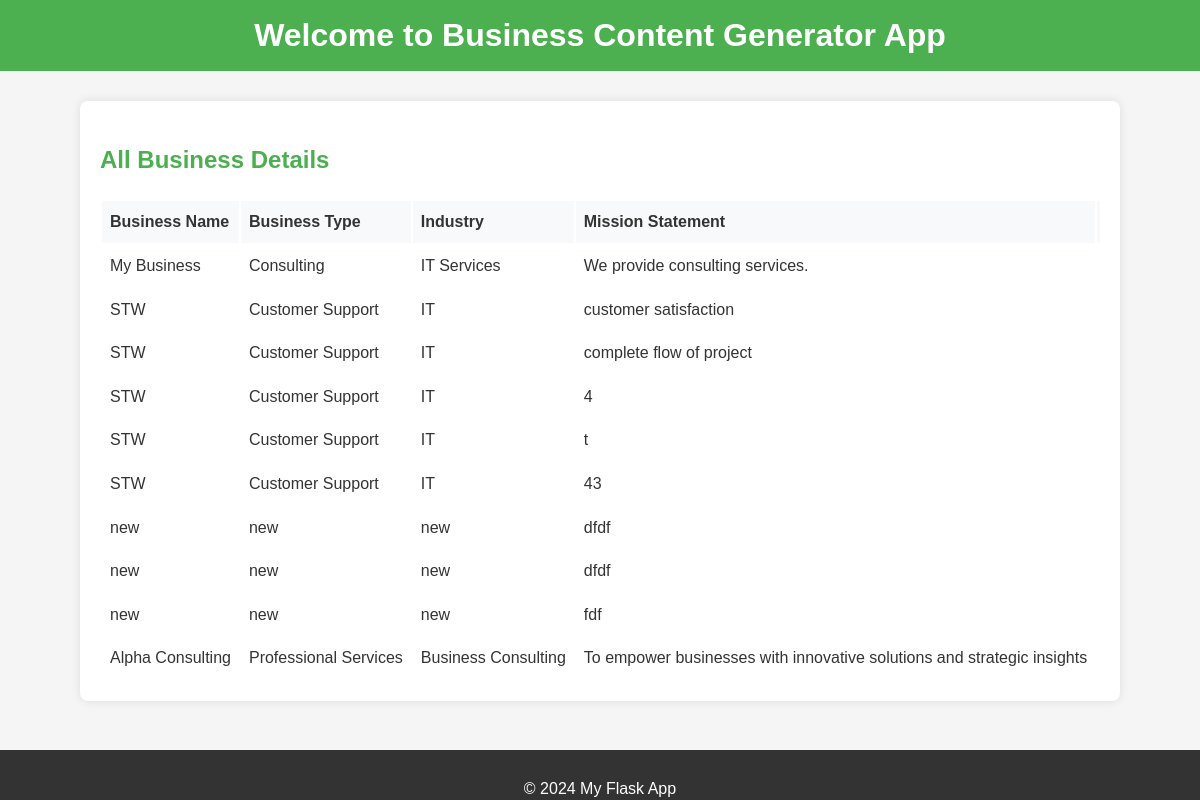
Page /view-business-details on the committed database.
### app/models.py (models this page shows, shortened)
class BusinessDetails(db.Model):
    id = db.Column(db.Integer, primary_key=True)
    business_name = db.Column(db.String(128))
    business_type = db.Column(db.String(128))
    industry = db.Column(db.String(128))
    mission_statement = db.Column(db.Text)
    founded = db.Column(db.Integer)
    vision_statement = db.Column(db.Text)
    founders = db.Column(db.String(256), nullable=False)
    location = db.Column(db.String(128), nullable=False)
    number_of_employees = db.Column(db.Integer, nullable=False)
    business_stage = db.Column(db.String(128), nullable=False)
    business_model = db.Column(db.String(128), nullable=False)
    turnover_year1 = db.Column(db.Float, nullable=False)
    turnover_year2 = db.Column(db.Float, nullable=False)
    turnover_year3 = db.Column(db.Float, nullable=False)
    turnover_year4 = db.Column(db.Float, nullable=False)
    gross_profit = db.Column(db.Float, nullable=False)
    net_profit = db.Column(db.Float, nullable=False)
    monthly_inflow = db.Column(db.Float, nullable=False)
    monthly_outflow = db.Column(db.Float, nullable=False)
    monthly_cashflow = db.Column(db.Float, nullable=False)
    fixed_expense1 = db.Column(db.Float, nullable=False)
    fixed_expense2 = db.Column(db.Float, nullable=False)
    fixed_expense3 = db.Column(db.Float, nullable=False)
    fixed_expense4 = db.Column(db.Float, nullable=False)
    variable_expenses = db.Column(db.Float, nullable=False)
    cash_flow_projection = db.Column(db.Float, nullable=False)
    overdraft_limit = db.Column(db.Float, nullable=False)

### app/routes.py (the view)
@app.route('/view-business-details')
def view_business_details():
    business_details = BusinessDetails.query.all()  # Fetch all records from the database
    return render_template('view_business_details.html', business_details=business_details)

### app/templates/view_business_details.html (shortened to what this page needs)
{% extends "base.html" %}
{% block content %}
    <h2>All Business Details</h2>
    <div class="table-container">
        <table class="table table-striped">
        <thead>
            <tr>
                <th>Business Name</th>
                <th>Business Type</th>
                <th>Industry</th>
                <th>Mission Statement</th>
                <th>Vision Statement</th>
            </tr>
        </thead>
        <tbody>
            {% for business in business_details %}
            <tr>
                <td>{{ business.business_name }}</td>
                <td>{{ business.business_type }}</td>
                <td>{{ business.industry }}</td>
                <td>{{ business.mission_statement }}</td>
                <td>{{ business.vision_statement }}</td>
            </tr>
            {% endfor %}
        </tbody>
    </table>
</div>
{% endblock %}

### app/templates/base.html (shortened to what this page needs)
<!DOCTYPE html>
<html lang="en">
<head>
    <link rel="stylesheet" href="{{ url_for('static', filename='css/style.css') }}">
</head>
<body>
    <header>
        <h1>Welcome to Business Content Generator App</h1>
    </header>
    <main>
        {% block content %}{% endblock %}
    </main>
    <footer>
        <p>&copy; 2024 My Flask App</p>
    </footer>
</body>
</html>

### app/static/css/style.css (style rules this page uses)
body { font-family: Arial, sans-serif; background-color: #f5f5f5; color: #333; margin: 0; padding: 0; line-height: 1.6; }
header { background-color: #4CAF50; color: #fff; padding: 10px 0; text-align: center; }
h1 { margin: 0; }
main { max-width: 1000px; margin: 30px auto 60px; padding: 20px; background-color: #fff; border-radius: 8px; box-shadow: 0 0 10px rgba(0, 0, 0, 0.1); }
footer { text-align: center; padding: 10px 0; background-color: #333; color: #fff; position: fixed; bottom: 0;; width: 100%; height: 30px; }
h2 { color: #4CAF50; margin-bottom: 20px; }
.table-container { width: 100%; overflow-x: auto; }
.table { width: 100%; min-width: 1500px; white-space: nowrap; }
th, td { text-align: left; padding: 8px; vertical-align: top; }
th { background-color: #f8f9fa; }
th, td { min-width: 100px; }

### rows in the picture
BusinessDetails: business_name "My Business", business_type "Consulting", industry "IT Services", mission_statement "We provide consulting services."
BusinessDetails: business_name "STW", business_type "Customer Support", industry "IT", mission_statement "customer satisfaction"
BusinessDetails: business_name "STW", business_type "Customer Support", industry "IT", mission_statement "complete flow of project"
BusinessDetails: business_name "STW", business_type "Customer Support", industry "IT", mission_statement "4"
BusinessDetails: business_name "STW", business_type "Customer Support", industry "IT", mission_statement "t"
BusinessDetails: business_name "STW", business_type "Customer Support", industry "IT", mission_statement "43"
BusinessDetails: business_name "new", business_type "new", industry "new", mission_statement "dfdf"
BusinessDetails: business_name "new", business_type "new", industry "new", mission_statement "dfdf"
BusinessDetails: business_name "new", business_type "new", industry "new", mission_statement "fdf"
BusinessDetails: business_name "Alpha Consulting", business_type "Professional Services", industry "Business Consulting", mission_statement "To empower businesses with innovative solutions and strategic insights"
